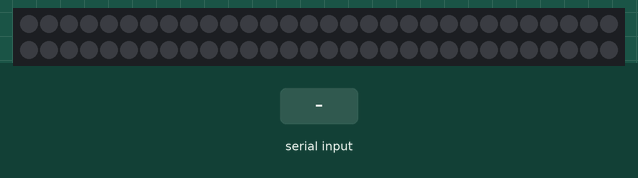
The program below on a simulated Arduino Uno, built with avr-gcc and run on an emulated ATmega328P. On the bench: 60 RGB LEDs in strip order, left to right, continuing on the next row. The inputs (shaded band) are chosen by the test bench. Random numbers use the default seed unless the program sets one.

Above: at 1.2 s.
1.3 s: "1" received over Serial
At 1.68 s:
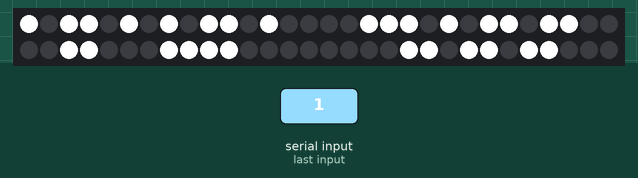
At 2.9 s:
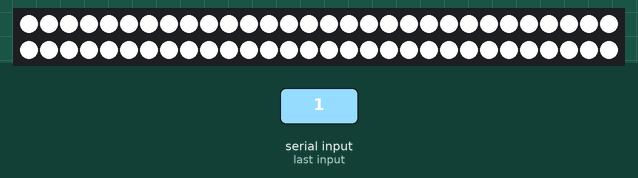
Timing chart, 0 to 4.4 s (numbered marks = the images above; inputs shaded):
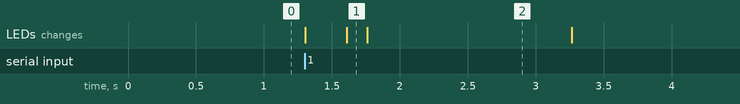

The program:

main.cpp
```cpp
#include <Arduino.h>
#include <Adafruit_NeoPixel.h>

#define PIN 6
#define NUM_PIXELS 60

Adafruit_NeoPixel strip = Adafruit_NeoPixel(NUM_PIXELS, PIN, NEO_GRB + NEO_KHZ800);
unsigned long lastCommandTime = 0;
const unsigned long commandTimeout = 10000;

void propagate()
{
    for (int i = 0; i < NUM_PIXELS; i++)
    {
        int pixel_index = random(0, NUM_PIXELS);
        strip.setPixelColor(pixel_index, strip.Color(255, 255, 255));
        strip.show();
        delay(5);
    }
}

void flash()
{
    strip.fill(strip.Color(255, 255, 255), 0, NUM_PIXELS);
    strip.show();
    delay(1000);
}

void strobe()
{
    for (int brightness = 0; brightness <= 255; brightness += 5)
    {
        strip.fill(strip.Color(brightness, 0, 0), 0, NUM_PIXELS);
        strip.show();
        delay(30);
    }
    for (int brightness = 255; brightness >= 0; brightness -= 5)
    {
        strip.fill(strip.Color(brightness, 0, 0), 0, NUM_PIXELS);
        strip.show();
        delay(30);
    }
}

void setup()
{
    Serial.begin(9600);
    strip.begin();
    strip.show();
}

void loop()
{
    if (Serial.available() > 0)
    {
        char command = Serial.read();
        if (command == '1')
        {
            lastCommandTime = millis();
            propagate();
            flash();
            delay(500);
            strip.clear();
            strip.show();
        }
        else if (command == '2')
        {
            lastCommandTime = millis();
            strip.clear();
            strip.show();
        }
    }

    if (millis() - lastCommandTime > commandTimeout)
    {
        strobe();
    }
}
```

Measured:
- what the display in image 2 shows lasts 1.5 s, from 1.8 s to 3.3 s
